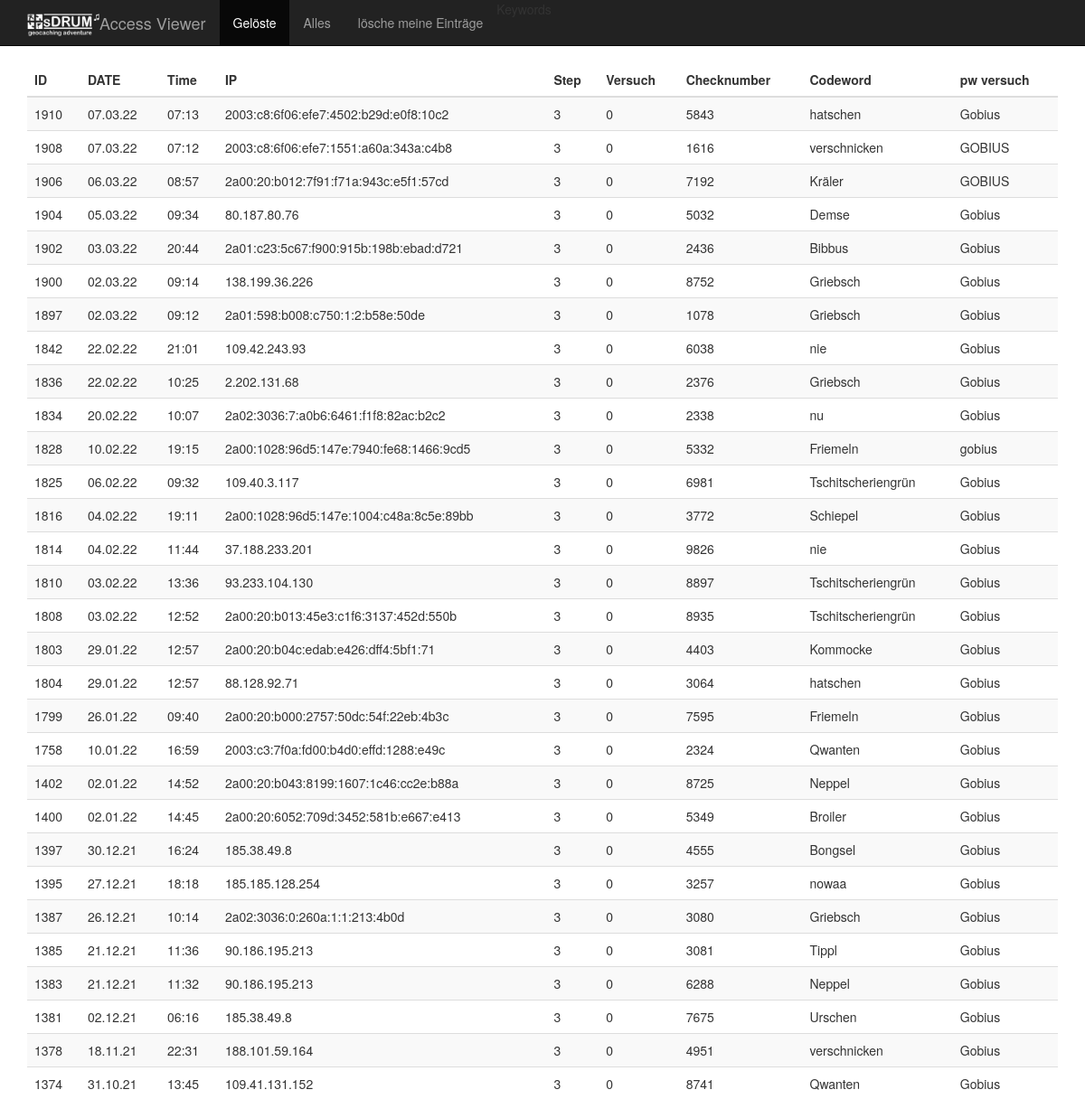
The page /show_access1.php?a=view&mode=solved on the database its author committed.
### tables this page shows
CREATE TABLE "access_list" (
	`id`	INTEGER PRIMARY KEY AUTOINCREMENT,
	`ip_adress`	TEXT,
	`ts`	INTEGER,
	`pw`	TEXT,
	`try`	INTEGER,
	`step`	INTEGER,
	`cross`	INTEGER,
	`codeword`	TEXT
);

### show_access1.php (the view, shortened to what this page needs)
<!DOCTYPE html>
<html lang="de">
  <head>
    <link href="include/bootstrap-3.3.5-dist/css/bootstrap.min.css" rel="stylesheet">
  </head>
  <body>
    <nav class="navbar navbar-default navbar-fixed-top navbar-inverse">
      <div class="container">
        <div class="navbar-header">
          <a class="navbar-brand" href="#">Access Viewer<img src="sDRUM_Logo_invers.png" style="width:80px; float:left;"/></a>
        </div>
        <div id="navbar" class="navbar-collapse collapse">
          <ul class="nav navbar-nav">
            <li class="active"><a href="show_access1.php?a=view&mode=solved">Gelöste</a></li>
            <li><a href="show_access1.php?a=view&mode=all">Alles</a></li>
            <li><a href="show_access1.php?a=drop_me&mode=">lösche meine Einträge</a></li>
            <li id="menu_keywords">Keywords</li>
          </ul>
        </div>
      </div>
    </nav>
    <div class="container">
   <div class="table-responsive">
<?php
$action = '';
function ts_short($ts)
{
  $temp = bcdiv($ts, 86400, 0);
  return ($temp);
}
function get_table($mode)
{
  $db = new SQLite3(DB_NAME);
  if(($mode == '')||($mode == 'solved')){
    $q = "SELECT * FROM access_list WHERE step == 3 ORDER BY ts DESC LIMIT 30";
  }else{
    $q = "SELECT * FROM access_list ORDER BY ts DESC LIMIT 30";
  }
$results = $db->query($q);
  $tbl = "<table class=\"table table-striped\">";
  $tbl .= "<thead style=\"text-align:left;\">";
  $tbl .= "<tr>";
  $tbl .= "<th >ID</th>";
  $tbl .= "<th >DATE</th>";
  $tbl .= "<th >Time</th>";
  $tbl .= "<th >IP</th>";
  $tbl .= "<th >Step</th>";
  $tbl .= "<th >Versuch</th>";
  $tbl .= "<th >Checknumber</th>";
  $tbl .= "<th >Codeword</th>";
  $tbl .= "<th >pw versuch</th>";
  $tbl .= "</tr>";
  $tbl .= "</thead>";
  $tbl .= "<tbody>";
  while ($row = $results->fetchArray()) {
     $css = '';
     $css_wrong = '';
       $datum = date("d.m.y",$row['ts'] );
     $tbl .= "<tr $css $css_wrong>";
     $tbl .= "<td>".$row['id']."</td>";
     $tbl .= "<td>".$datum."</td>";
     $tbl .= "<td>".date("H:i",$row['ts'] )."</td>";
     $tbl .= "<td>".$row['ip_adress']."</td>";
     $tbl .= "<td>".$row['step']."</td>";
     $tbl .= "<td>".$row['try']."</td>";
     $tbl .= "<td>".$row['cross']."</td>";
     $tbl .= "<td>".$row['codeword']."</td>";
     $tbl .= "<td>".$row['pw']."</td>";
     $tbl .= "</tr>";
  }
  $tbl .= "</tbody>";
  $tbl .= '</table>';
  return $tbl;
}
if (isset($_REQUEST['a']))
{
  $action = $_REQUEST['a'];
  $mode = '';
  if(isset($_REQUEST['mode'])){$mode = $_REQUEST['mode'];}
}
if($action == 'view')
{
  print get_table($mode);
}
?>
    </div>
    </div>
  </body>
</html>

### show_access1.php (style rules this page uses)
body { padding-top: 70px; }

### rows shown on the page
access_list: id "1910", ts "07.03.22", ts "07:13", ip_adress "2003:c8:6f06:efe7:4502:b29d:e0f8:10c2", step "3", try "0", cross "5843", codeword "hatschen", pw "Gobius"
access_list: id "1908", ts "07.03.22", ts "07:12", ip_adress "2003:c8:6f06:efe7:1551:a60a:343a:c4b8", step "3", try "0", cross "1616", codeword "verschnicken", pw "GOBIUS"
access_list: id "1906", ts "06.03.22", ts "08:57", ip_adress "2a00:20:b012:7f91:f71a:943c:e5f1:57cd", step "3", try "0", cross "7192", codeword "Kräler", pw "GOBIUS"
access_list: id "1904", ts "05.03.22", ts "09:34", ip_adress "80.187.80.76", step "3", try "0", cross "5032", codeword "Demse", pw "Gobius"
access_list: id "1902", ts "03.03.22", ts "20:44", ip_adress "2a01:c23:5c67:f900:915b:198b:ebad:d721", step "3", try "0", cross "2436", codeword "Bibbus", pw "Gobius"
access_list: id "1900", ts "02.03.22", ts "09:14", ip_adress "138.199.36.226", step "3", try "0", cross "8752", codeword "Griebsch", pw "Gobius"
access_list: id "1897", ts "02.03.22", ts "09:12", ip_adress "2a01:598:b008:c750:1:2:b58e:50de", step "3", try "0", cross "1078", codeword "Griebsch", pw "Gobius"
access_list: id "1842", ts "22.02.22", ts "21:01", ip_adress "109.42.243.93", step "3", try "0", cross "6038", codeword "nie", pw "Gobius"
access_list: id "1836", ts "22.02.22", ts "10:25", ip_adress "2.202.131.68", step "3", try "0", cross "2376", codeword "Griebsch", pw "Gobius"
access_list: id "1834", ts "20.02.22", ts "10:07", ip_adress "2a02:3036:7:a0b6:6461:f1f8:82ac:b2c2", step "3", try "0", cross "2338", codeword "nu", pw "Gobius"
access_list: id "1828", ts "10.02.22", ts "19:15", ip_adress "2a00:1028:96d5:147e:7940:fe68:1466:9cd5", step "3", try "0", cross "5332", codeword "Friemeln", pw "gobius"
access_list: id "1825", ts "06.02.22", ts "09:32", ip_adress "109.40.3.117", step "3", try "0", cross "6981", codeword "Tschitscheriengrün", pw "Gobius"
access_list: id "1816", ts "04.02.22", ts "19:11", ip_adress "2a00:1028:96d5:147e:1004:c48a:8c5e:89bb", step "3", try "0", cross "3772", codeword "Schiepel", pw "Gobius"
access_list: id "1814", ts "04.02.22", ts "11:44", ip_adress "37.188.233.201", step "3", try "0", cross "9826", codeword "nie", pw "Gobius"
access_list: id "1810", ts "03.02.22", ts "13:36", ip_adress "93.233.104.130", step "3", try "0", cross "8897", codeword "Tschitscheriengrün", pw "Gobius"
access_list: id "1808", ts "03.02.22", ts "12:52", ip_adress "2a00:20:b013:45e3:c1f6:3137:452d:550b", step "3", try "0", cross "8935", codeword "Tschitscheriengrün", pw "Gobius"
access_list: id "1803", ts "29.01.22", ts "12:57", ip_adress "2a00:20:b04c:edab:e426:dff4:5bf1:71", step "3", try "0", cross "4403", codeword "Kommocke", pw "Gobius"
access_list: id "1804", ts "29.01.22", ts "12:57", ip_adress "88.128.92.71", step "3", try "0", cross "3064", codeword "hatschen", pw "Gobius"
access_list: id "1799", ts "26.01.22", ts "09:40", ip_adress "2a00:20:b000:2757:50dc:54f:22eb:4b3c", step "3", try "0", cross "7595", codeword "Friemeln", pw "Gobius"
access_list: id "1758", ts "10.01.22", ts "16:59", ip_adress "2003:c3:7f0a:fd00:b4d0:effd:1288:e49c", step "3", try "0", cross "2324", codeword "Qwanten", pw "Gobius"
access_list: id "1402", ts "02.01.22", ts "14:52", ip_adress "2a00:20:b043:8199:1607:1c46:cc2e:b88a", step "3", try "0", cross "8725", codeword "Neppel", pw "Gobius"
access_list: id "1400", ts "02.01.22", ts "14:45", ip_adress "2a00:20:6052:709d:3452:581b:e667:e413", step "3", try "0", cross "5349", codeword "Broiler", pw "Gobius"
access_list: id "1397", ts "30.12.21", ts "16:24", ip_adress "185.38.49.8", step "3", try "0", cross "4555", codeword "Bongsel", pw "Gobius"
access_list: id "1395", ts "27.12.21", ts "18:18", ip_adress "185.185.128.254", step "3", try "0", cross "3257", codeword "nowaa", pw "Gobius"
access_list: id "1387", ts "26.12.21", ts "10:14", ip_adress "2a02:3036:0:260a:1:1:213:4b0d", step "3", try "0", cross "3080", codeword "Griebsch", pw "Gobius"
access_list: id "1385", ts "21.12.21", ts "11:36", ip_adress "90.186.195.213", step "3", try "0", cross "3081", codeword "Tippl", pw "Gobius"
access_list: id "1383", ts "21.12.21", ts "11:32", ip_adress "90.186.195.213", step "3", try "0", cross "6288", codeword "Neppel", pw "Gobius"
access_list: id "1381", ts "02.12.21", ts "06:16", ip_adress "185.38.49.8", step "3", try "0", cross "7675", codeword "Urschen", pw "Gobius"
access_list: id "1378", ts "18.11.21", ts "22:31", ip_adress "188.101.59.164", step "3", try "0", cross "4951", codeword "verschnicken", pw "Gobius"
access_list: id "1374", ts "31.10.21", ts "13:45", ip_adress "109.41.131.152", step "3", try "0", cross "8741", codeword "Qwanten", pw "Gobius"
